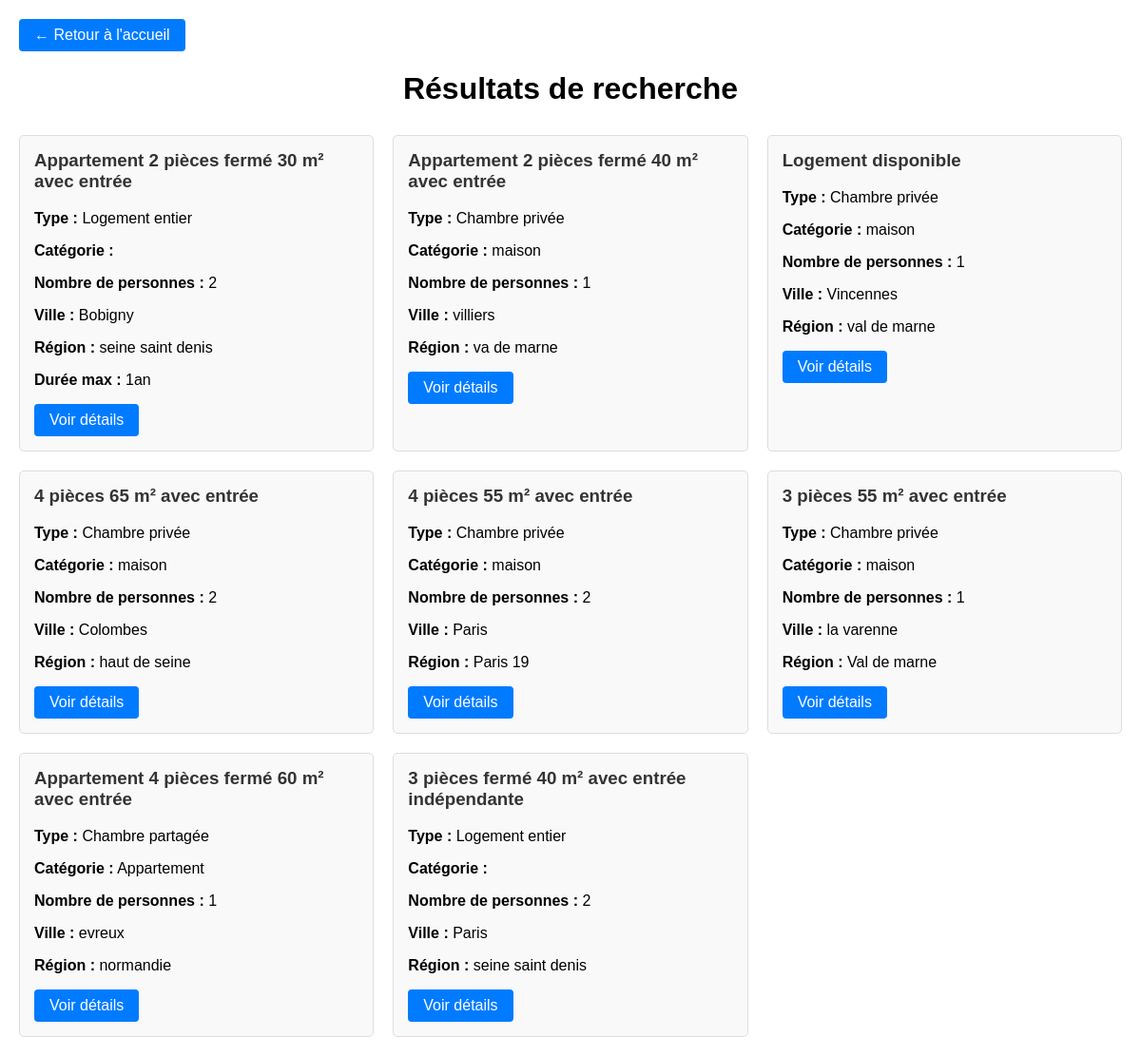
The page /searchPage/ on the database its author committed.
### annonce/models.py (models this page shows)
class Annonce(models.Model):
    user = models.ForeignKey(
        settings.AUTH_USER_MODEL,
        null=True,
        on_delete=models.CASCADE,
        unique=False
    )
    class TypeHebergement(models.TextChoices):
        Appartemment = 'APPT', _('Appartemment')
        Maison = 'MAIS', _('Maison')
        Studio = 'STUD', _('Studio')
        Autre = 'OTHR', _('Autre')
    hebergement_choice = models.CharField(
        max_length=4,
        choices=TypeHebergement.choices,
        default=TypeHebergement.Appartemment,
        verbose_name="Type d'hébergement"
    )
    class TypeLocation(models.TextChoices):
        logement_entier = 'ENTR', _('Logement entier')
        chambre_privee = 'PRIV', _('Chambre privée')
        chambre_partagee = 'PART', _('Chambre partagée')
    type_location_choices = models.CharField(
        max_length=4,
        choices=TypeLocation.choices,
        default=TypeLocation.logement_entier,
        verbose_name="Location partielle ou totale"
    )
    categorie_logement = models.CharField(max_length=50, blank=True)
    titre_logement = models.CharField(max_length=50, blank=True)
    description = models.TextField(blank=True)
    nombre_personne = IntegerField(
        default=1,
        validators=[
            MaxValueValidator(20),
            MinValueValidator(1)
        ],
        blank=True
    )
    pieces_couchage = IntegerField(
        default=1,
        validators=[
            MaxValueValidator(10),
            MinValueValidator(1)
        ],
        blank=True
    )
    equipements = models.ManyToManyField(Equipements, blank=True)
    services = models.ManyToManyField(Services, blank=True)
    categorie_service = models.ManyToManyField(CategorieService, blank=True)
    charges = models.ManyToManyField(Charges, blank=True)
    dureeLocationMini = models.CharField(blank=True,null=True, max_length=50)
    dureeLocationMaxi = models.CharField(blank=True,null=True, max_length=50)
    loyer_tc = models.FloatField(max_length=50, blank=True, null=True)
    charges_loyer = models.FloatField(max_length=50, blank=True, null=True)
    reservation = models.OneToOneField(
        settings.AUTH_USER_MODEL,
        null=True,
        on_delete=models.CASCADE,
        unique=False,
        related_name = 'user_reserved'
    )
    reserved = models.BooleanField(default=False)
    locataire_interesse = models.ForeignKey(
        settings.AUTH_USER_MODEL,
        null=True,
        blank=True,
        on_delete=models.SET_NULL,
        related_name='annonces_interessees',
        verbose_name='Locataire intéressé'
    )
    address = models.OneToOneField(
        AdressAnnonce,
        on_delete=models.CASCADE,
        null=True,
    )

class AdressAnnonce(models.Model):
    rue = models.CharField(blank=True, max_length=20)
    voie = models.CharField(blank=True, max_length=35)
    ville = models.CharField(blank=True, max_length=20)
    region = models.CharField(blank=True, max_length=20)
    zipCode = models.CharField(blank=True, max_length=5)
    pays = models.CharField(blank=True, max_length=20)

### annonceMain/views.py (the view)
# urls.py: path('searchPage/', views.searchPage, name='searchPage'),
def searchPage(request):
    myFilter = Annonce.objects.all()
    image = ImageLogement.objects.all()
    query_ville = request.GET.get('query_ville')
    query_location = request.GET.get('query_location')
    query_locataires = request.GET.get('query_locataires')
    if query_ville != '' and query_ville is not None:
        myFilter = myFilter.filter(address__ville__icontains=query_ville)
    if query_locataires != '' and query_locataires is not None:
        myFilter = myFilter.filter(nombre_personne=query_locataires)
    if query_location != '' and query_location is not None:
        myFilter = myFilter.filter(dureeLocationMaxi=query_location)
    if query_ville != '' and query_ville is not None and query_locataires != '' and query_locataires is not None:
        myFilter = myFilter.filter(address__ville__icontains=query_ville, nombre_personne=query_locataires)
    if query_ville != '' and query_ville is not None and query_locataires != '' and query_locataires is not None and \
            query_location != '' and query_location is not None:
        myFilter = myFilter.filter(address__ville__icontains=query_ville, nombre_personne=query_locataires,
                                   dureeLocationMaxi = query_location)
    context = {'annonces': myFilter, 'image':image}
    return render(request, 'annonce/search/search_page.html', context)

### templates/annonce/search/search_page.html (shortened to what this page needs)
<!DOCTYPE html>
<html lang="fr">
<head>
</head>
<body>
    <div class="back-link">
        <a href="/" class="btn">← Retour à l'accueil</a>
    </div>
    <div class="header">
        <h1>Résultats de recherche</h1>
    </div>
    {% if annonces %}
    <div class="results-grid">
        {% for annonce in annonces %}
        <div class="annonce-card">
            <h3>{{ annonce.titre_logement|default:"Logement disponible" }}</h3>
            <p><strong>Type :</strong> {{ annonce.get_type_location_choices_display }}</p>
            <p><strong>Catégorie :</strong> {{ annonce.categorie_logement }}</p>
            <p><strong>Nombre de personnes :</strong> {{ annonce.nombre_personne }}</p>
            {% if annonce.address %}
                <p><strong>Ville :</strong> {{ annonce.address.ville }}</p>
                <p><strong>Région :</strong> {{ annonce.address.region }}</p>
            {% endif %}
            {% if annonce.dureeLocationMaxi %}
                <p><strong>Durée max :</strong> {{ annonce.dureeLocationMaxi }}</p>
            {% endif %}
            <a href="/annonce/detail_annonce/{{ annonce.id }}" class="btn">Voir détails</a>
        </div>
        {% endfor %}
    </div>
    {% else %}
    <div class="no-results">
        <h2>Aucun résultat trouvé</h2>
        <p>Essayez de modifier vos critères de recherche.</p>
        <a href="/" class="btn">Nouvelle recherche</a>
    </div>
    {% endif %}
</body>
</html>

### templates/annonce/search/search_page.html (style rules this page uses)
body { font-family: Arial, sans-serif; margin: 0; padding: 20px; }
.header { text-align: center; margin-bottom: 30px; }
.back-link { margin-bottom: 20px; }
.results-grid { display: grid; grid-template-columns: repeat(auto-fit, minmax(300px, 1fr)); gap: 20px; }
.annonce-card { border: 1px solid #ddd; border-radius: 5px; padding: 15px; background: #f9f9f9; }
.annonce-card h3 { margin-top: 0; color: #333; }
.btn { display: inline-block; padding: 8px 16px; background-color: #007bff; color: white; text-decoration: none; border-radius: 4px; }

### rows shown on the page
Annonce: titre_logement "Appartement 2 pièces fermé 30 m² avec entrée", type_location_choices "Logement entier", nombre_personne "2", address.ville "Bobigny", address.region "seine saint denis", dureeLocationMaxi "1an"
Annonce: titre_logement "Appartement 2 pièces fermé 40 m² avec entrée", type_location_choices "Chambre privée", categorie_logement "maison", nombre_personne "1", address.ville "villiers", address.region "va de marne"
Annonce: titre_logement "Logement disponible", type_location_choices "Chambre privée", categorie_logement "maison", nombre_personne "1", address.ville "Vincennes", address.region "val de marne"
Annonce: titre_logement "4 pièces 65 m² avec entrée", type_location_choices "Chambre privée", categorie_logement "maison", nombre_personne "2", address.ville "Colombes", address.region "haut de seine"
Annonce: titre_logement "4 pièces 55 m² avec entrée", type_location_choices "Chambre privée", categorie_logement "maison", nombre_personne "2", address.ville "Paris", address.region "Paris 19"
Annonce: titre_logement "3 pièces 55 m² avec entrée", type_location_choices "Chambre privée", categorie_logement "maison", nombre_personne "1", address.ville "la varenne", address.region "Val de marne"
Annonce: titre_logement "Appartement 4 pièces fermé 60 m² avec entrée", type_location_choices "Chambre partagée", categorie_logement "Appartement", nombre_personne "1", address.ville "evreux", address.region "normandie"
Annonce: titre_logement "3 pièces fermé 40 m² avec entrée indépendante", type_location_choices "Logement entier", nombre_personne "2", address.ville "Paris", address.region "seine saint denis"
